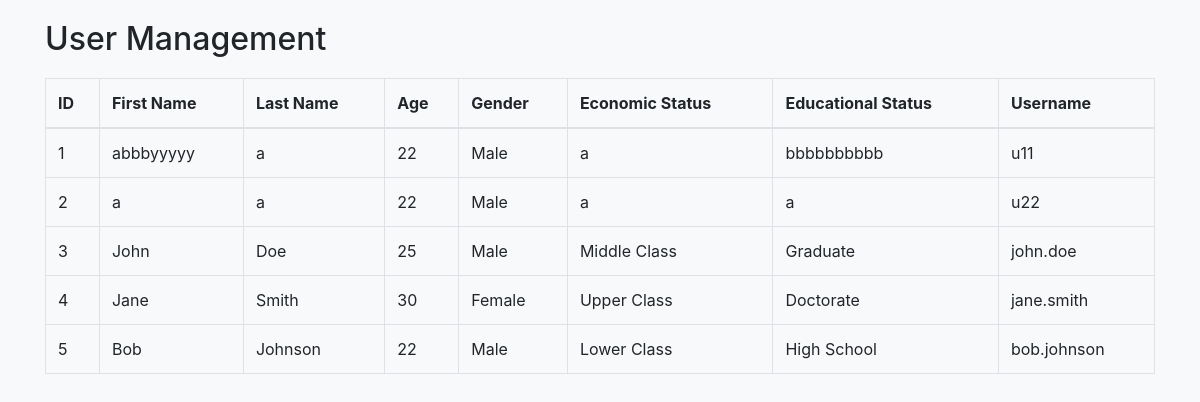
The app's page /admin_users.php (signed in) with its own data.
### tables this page shows
CREATE TABLE `indivisual` (
  `ID` int(11) NOT NULL,
  `FName` varchar(255) DEFAULT NULL,
  `LName` varchar(255) DEFAULT NULL,
  `Age` int(11) DEFAULT NULL,
  `Gender` varchar(50) DEFAULT NULL,
  `EconomicStatus` varchar(50) DEFAULT NULL,
  `EducationalStatus` varchar(50) DEFAULT NULL,
  `password` varchar(50) DEFAULT NULL,
  `user_name` varchar(100) DEFAULT NULL,
  `user_type` varchar(100) DEFAULT NULL
);

### admin_users.php (the view, shortened to what this page needs)
<?php
require_once "db_config.php";
$sql = "SELECT * FROM INDIVISUAL";
$result = $conn->query($sql);
if ($result->num_rows > 0) {
    $individuals = $result->fetch_all(MYSQLI_ASSOC);
} else {
    $individuals = [];
}
?>
<!DOCTYPE html>
<html lang="en">
<head>
    <link rel="stylesheet" href="https://stackpath.bootstrapcdn.com/bootstrap/4.3.1/css/bootstrap.min.css">
</head>
<body>
    <div class="container">
        <h2>User Management</h2>
        <div class="table-container">
            <table class="table table-bordered">
                <thead>
                    <tr>
                        <th>ID</th>
                        <th>First Name</th>
                        <th>Last Name</th>
                        <th>Age</th>
                        <th>Gender</th>
                        <th>Economic Status</th>
                        <th>Educational Status</th>
                        <th>Username</th>
                    </tr>
                </thead>
                <tbody>
                    <?php foreach ($individuals as $individual): ?>
                        <tr>
                            <td><?php echo $individual['ID']; ?></td>
                            <td><?php echo $individual['FName']; ?></td>
                            <td><?php echo $individual['LName']; ?></td>
                            <td><?php echo $individual['Age']; ?></td>
                            <td><?php echo $individual['Gender']; ?></td>
                            <td><?php echo $individual['EconomicStatus']; ?></td>
                            <td><?php echo $individual['EducationalStatus']; ?></td>
                            <td><?php echo $individual['user_name']; ?></td>
                        </tr>
                    <?php endforeach; ?>
                </tbody>
            </table>
        </div>
    </div>
</body>
</html>

### admin_users.php (style rules this page uses)
body { background-color: #f8f9fa; }
.container { margin-top: 20px; }
.table-container { margin-top: 20px; }

### records on screen
indivisual: ID "1", FName "abbbyyyyy", LName "a", Age "22", Gender "Male", EconomicStatus "a", EducationalStatus "bbbbbbbbbb", user_name "u11"
indivisual: ID "2", FName "a", LName "a", Age "22", Gender "Male", EconomicStatus "a", EducationalStatus "a", user_name "u22"
indivisual: ID "3", FName "John", LName "Doe", Age "25", Gender "Male", EconomicStatus "Middle Class", EducationalStatus "Graduate", user_name "john.doe"
indivisual: ID "4", FName "Jane", LName "Smith", Age "30", Gender "Female", EconomicStatus "Upper Class", EducationalStatus "Doctorate", user_name "jane.smith"
indivisual: ID "5", FName "Bob", LName "Johnson", Age "22", Gender "Male", EconomicStatus "Lower Class", EducationalStatus "High School", user_name "bob.johnson"
